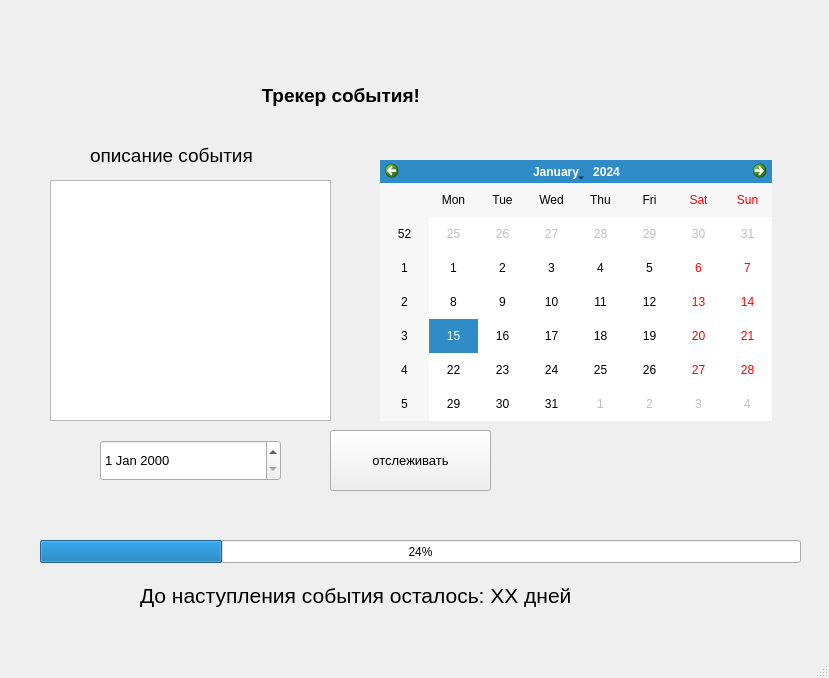
<?xml version="1.0" encoding="UTF-8"?>
<ui version="4.0">
 <class>MainWindow</class>
 <widget class="QMainWindow" name="MainWindow">
  <property name="geometry">
   <rect>
    <x>0</x>
    <y>0</y>
    <width>829</width>
    <height>678</height>
   </rect>
  </property>
  <property name="windowTitle">
   <string>Simple</string>
  </property>
  <widget class="QWidget" name="centralwidget">
   <widget class="QLabel" name="label">
    <property name="enabled">
     <bool>true</bool>
    </property>
    <property name="geometry">
     <rect>
      <x>230</x>
      <y>70</y>
      <width>481</width>
      <height>51</height>
     </rect>
    </property>
    <property name="font">
     <font>
      <pointsize>14</pointsize>
      <weight>75</weight>
      <bold>true</bold>
     </font>
    </property>
    <property name="text">
     <string>      Трекер события!</string>
    </property>
    <property name="textFormat">
     <enum>Qt::AutoText</enum>
    </property>
    <property name="wordWrap">
     <bool>false</bool>
    </property>
   </widget>
   <widget class="QCalendarWidget" name="calendarWidget">
    <property name="geometry">
     <rect>
      <x>380</x>
      <y>160</y>
      <width>392</width>
      <height>261</height>
     </rect>
    </property>
   </widget>
   <widget class="QProgressBar" name="progressBar">
    <property name="geometry">
     <rect>
      <x>40</x>
      <y>540</y>
      <width>761</width>
      <height>23</height>
     </rect>
    </property>
    <property name="value">
     <number>24</number>
    </property>
   </widget>
   <widget class="QPlainTextEdit" name="plainTextEdit">
    <property name="geometry">
     <rect>
      <x>50</x>
      <y>180</y>
      <width>281</width>
      <height>241</height>
     </rect>
    </property>
   </widget>
   <widget class="QLabel" name="label_2">
    <property name="geometry">
     <rect>
      <x>90</x>
      <y>140</y>
      <width>271</width>
      <height>31</height>
     </rect>
    </property>
    <property name="font">
     <font>
      <pointsize>14</pointsize>
     </font>
    </property>
    <property name="text">
     <string>описание события</string>
    </property>
   </widget>
   <widget class="QPushButton" name="pushButton">
    <property name="geometry">
     <rect>
      <x>330</x>
      <y>430</y>
      <width>161</width>
      <height>61</height>
     </rect>
    </property>
    <property name="font">
     <font>
      <pointsize>10</pointsize>
     </font>
    </property>
    <property name="text">
     <string>отслеживать</string>
    </property>
   </widget>
   <widget class="QDateEdit" name="dateEdit">
    <property name="geometry">
     <rect>
      <x>100</x>
      <y>440</y>
      <width>181</width>
      <height>41</height>
     </rect>
    </property>
    <property name="font">
     <font>
      <pointsize>10</pointsize>
     </font>
    </property>
   </widget>
   <widget class="QLabel" name="label_3">
    <property name="geometry">
     <rect>
      <x>140</x>
      <y>580</y>
      <width>571</width>
      <height>31</height>
     </rect>
    </property>
    <property name="font">
     <font>
      <pointsize>16</pointsize>
     </font>
    </property>
    <property name="text">
     <string>До наступления события осталось: XX дней</string>
    </property>
   </widget>
  </widget>
  <widget class="QMenuBar" name="menubar">
   <property name="geometry">
    <rect>
     <x>0</x>
     <y>0</y>
     <width>829</width>
     <height>26</height>
    </rect>
   </property>
  </widget>
  <widget class="QStatusBar" name="statusbar"/>
 </widget>
 <resources/>
 <connections/>
</ui>
